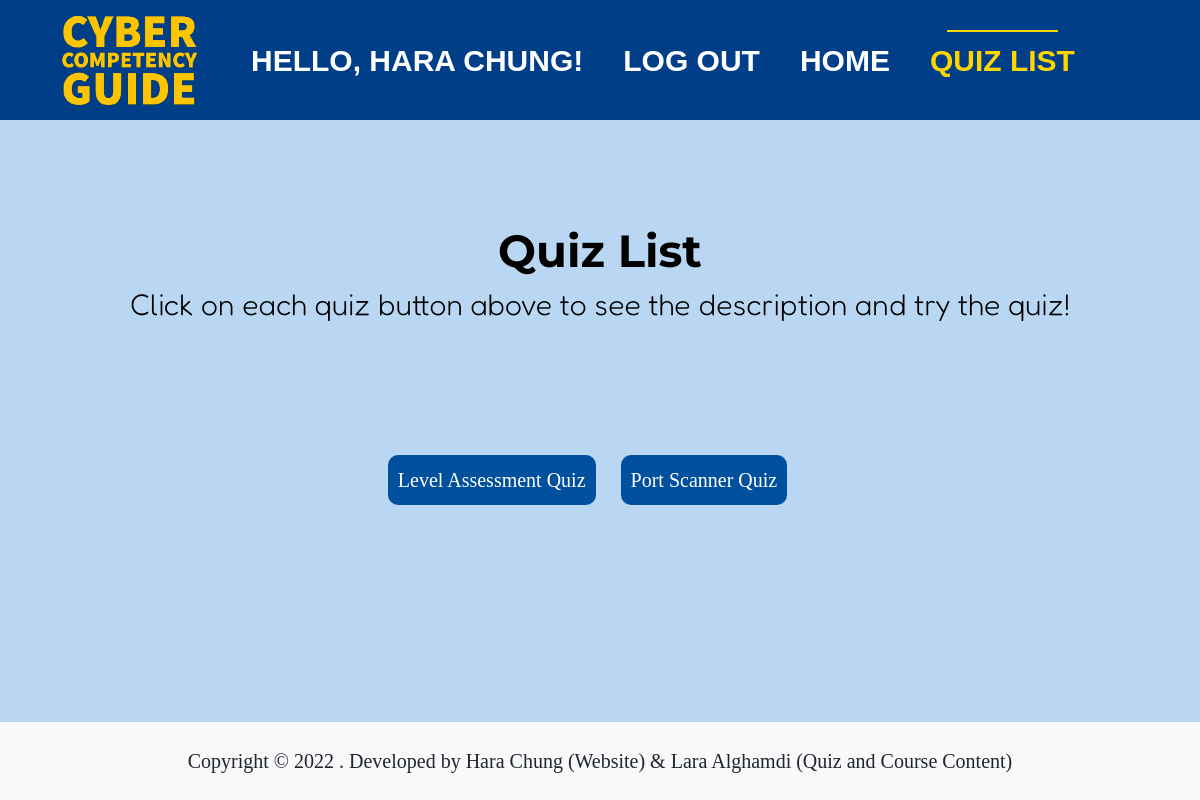
The app's page /quiz_list/ (signed in) with its own data.
### Account/models.py (models this page shows, shortened)
class User(AbstractUser):
    username = models.CharField(max_length=100, unique=True)
    email = models.EmailField(max_length=255)
    first_name = models.CharField(max_length=50)
    last_name = models.CharField(max_length=50)
    date_joined = models.DateTimeField(verbose_name='Date joined', auto_now_add=True)
    last_login = models.DateTimeField(verbose_name='Last login', auto_now=True)
    is_active = models.BooleanField(default=True)
    is_admin = models.BooleanField(default=False)
    is_staff = models.BooleanField(default=False)
    is_superuser = models.BooleanField(default=False)
    USERNAME_FIELD = 'username'
    REQUIRED_FIELDS = ['email', 'first_name', 'last_name']
    objects = UserManager()

### Quiz/models.py (models this page shows, shortened)
class Quiz(models.Model):
    name = models.CharField(max_length=50)
    num_of_questions = models.IntegerField(default=1)
    score_to_pass = models.IntegerField(help_text="Required score in %", default=67)
    class Meta:
        verbose_name_plural = 'Quizzes'

### Quiz/views.py (the view)
# urls.py: path('quiz_list/', QuizListView.as_view(), name='quiz_list'),
class QuizListView(ListView):
    model = Quiz
    template_name = 'quiz_list.html'
    def get_queryset(self):
        return Quiz.objects.all()
    def get_context_data(self, **kwargs):
        context = super(QuizListView, self).get_context_data(**kwargs)
        context['navbar'] = 'quiz_list'
        return context

### templates/quiz_list.html (shortened to what this page needs)
{% extends 'base.html' %}
{% load static %}
{% block body %}
    <section class="section page-title">
        <div class="container">
            <div class="row">
                <div class="col-sm-12 m-auto">
                    <h1 class="monserrat">Quiz List</h1>
                    <h3 id="desc0">Click on each quiz button above to see the description and try the quiz!</h3>
                </div>
            </div>
        </div>
    </section>
    <section class="privacy section pt-0">
        <div class="container">
            <div class="row">
                <div class="col-lg-12">
                    <div class="container mx-auto mt-2">
                        <div class="row d-flex justify-content-center">
                            {% for quiz in quiz_list %}
                                <div class="justify-content-center">
                                    <button class="quiz_desc_button" data-id="{{ quiz.id }}">{{ quiz.name }}</button>
                                </div>
                            {% endfor %}
                        </div>
                    </div>
                </div>
            </div>
        </div>
    </section>
{% endblock %}

### templates/base.html (shortened to what this page needs)
{% load static %}
<!DOCTYPE html>
<html lang="en">
<head>
    <link rel="stylesheet" href="{% static "bootstrap/bootstrap.min.css" %}">
    <link rel="stylesheet" href="{% static 'css/slick.css' %}">
    <link rel="stylesheet" href="{% static 'css/slick-theme.css' %}">
    <link href="{% static 'css/style.css' %}" rel="stylesheet">
</head>
<body class="body-wrapper" data-spy="scroll" data-target=".privacy-nav">
<nav class="navbar main-nav navbar-expand-lg px-2 px-sm-0 py-2 py-lg-0">
    <div class="container">
        <a class="navbar-brand" href="{% url 'index' %}"><img src="{% static "assets/logo.png" %}" alt="logo"></a>
        <div class="collapse navbar-collapse" id="navbarNav">
            <ul class="navbar-nav ml-auto">
                <li class="nav-item">
                    {% if request.user.is_authenticated %}
                        <p class="nav-link">Hello, {{ request.user.first_name }} {{ request.user.last_name }}!
                        </p>
                        </li>
                        <li class="nav-item">
                            <a class="nav-link" href="{% url 'account_app:logout' %}">Log out</a>
                        </li>
                    {% endif %}
                <li class="nav-item {% if navbar == 'index' %} active {% endif %}">
                    <a class="nav-link" href="{% url 'index' %}">Home</a>
                </li>
                <li class="nav-item {% if navbar == 'quiz_list' %} active {% endif %}">
                    <a class="nav-link" href="{% url 'quiz_app:quiz_list' %}">Quiz List</a>
                </li>
            </ul>
        </div>
    </div>
</nav>
{% block body %}
{% endblock %}
<footer>
    <div class="text-center bg-light py-4">
        <small class="footer-credit">Copyright &copy;
            . Developed by Hara Chung (Website) & Lara Alghamdi (Quiz and Course Content)</small>
    </div>
</footer>
</body>
</html>

### static/css/style.css (style rules this page uses)
body { font-family: "Fredoka", sans-serif; -webkit-font-smoothing: antialiased; background-color: #b9d6f2; min-height: 400px; margin-bottom: 100px; clear: both; }
h1, h2, h3, h4, h5, h6 { font-family: "Fredoka", sans-serif; color: #000; font-weight: 300; }
h1 { font-size: 45px; line-height: 61px; }
h3 { font-size: 30px; line-height: 30px; }
p, li, blockquote, label { font-size: 22px; color: #03071e; margin-bottom: 0; }
.monserrat { font-family: "Montserrat", sans-serif; font-weight: 700; }
a { font-size: inherit; color: inherit; }
.section { padding: 100px 0; }
.page-title { text-align: center; }
button, .submit_btn { width: auto; height: auto; padding: 5px 10px; border-style: none; border-radius: 10px; font-size: 20px; font-family: "Monserrat"; background-color: #00509d; color: #fff; margin-top: 20px; cursor: pointer; }
.main-nav { background: #003f88; z-index: 1; }
.navbar-nav { display: contents !important; }
.main-nav .navbar-brand { padding: 10px; }
.main-nav .navbar-nav .nav-item { position: relative; font-family: "Fredokae", sans-serif; width: max-content; width: -moz-max-content; }
.main-nav .navbar-nav .nav-item .nav-link { display: flex; flex-wrap: wrap; -ms-flex-wrap: wrap; -webkit-flex-wrap: wrap; position: relative; text-align: center; font-size: 30px; text-transform: uppercase; font-weight: 600; color: #fff; padding-left: 20px; padding-right: 20px; line-height: 45px; }
.main-nav .navbar-nav .nav-item.active .nav-link { color: #ffd500; }
.main-nav .navbar-nav .nav-item.active .nav-link:before { content: ""; background: #ffd500; width: 60%; height: 2px; position: absolute; top: 0; left: 20%; }
footer { position: fixed; bottom: 0; width: 100%; }
.footer-credit { font-size: 20px; font-family: "Monserrat"; }
.quiz_desc_button { width: auto; box-sizing: border-box; height: auto; padding: 10px 10px; margin-right: 25px; }

### records on screen
User: user.first_name "HARA", user.last_name "CHUNG"
Quiz: name "Level Assessment Quiz"
Quiz: name "Port Scanner Quiz"
